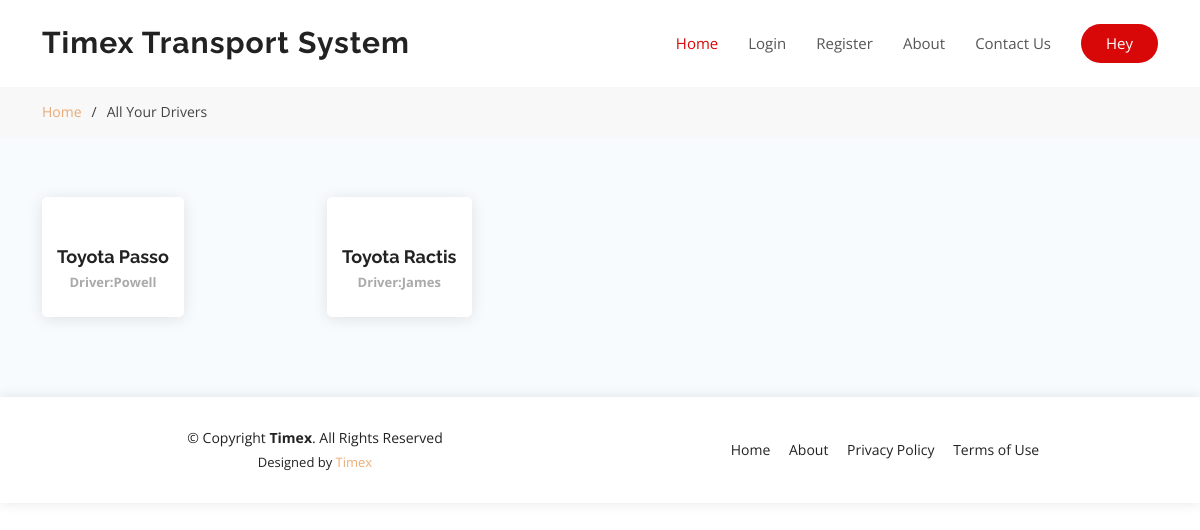
/store/, run on the app's committed database.
### store/models.py (models this page shows, shortened)
class Vehicle(models.Model):
    vehicle_name = models.CharField(max_length=200)
    vehicle_plate = models.CharField(max_length=200)
    driver = models.ForeignKey(Account, on_delete=models.CASCADE)
    latitude = models.CharField(max_length=200)
    longitude = models.CharField(max_length=200)
    vehicle_type = models.CharField(max_length=5000)
    phone_number = models.CharField(max_length=200,default="no phone number")
    vehicle_available = models.BooleanField(default=True)

### accounts/models.py (models this page shows, shortened)
class Account(AbstractBaseUser):
    first_name      = models.CharField(max_length=50)
    last_name       = models.CharField(max_length=50)
    username        = models.CharField(max_length=50, unique=True)
    email           = models.EmailField(max_length=100, unique=True)
    phone_number    = models.CharField(max_length=50)
    date_joined     = models.DateTimeField(auto_now_add=True)
    last_login      = models.DateTimeField(auto_now_add=True)
    is_driver        = models.BooleanField(default=False)
    is_admin        = models.BooleanField(default=False)
    is_staff        = models.BooleanField(default=False)
    is_active        = models.BooleanField(default=False)
    is_superadmin        = models.BooleanField(default=False)
    USERNAME_FIELD = 'email'
    REQUIRED_FIELDS = ['username', 'first_name', 'last_name']
    objects = MyAccountManager()

### store/views.py (the view)
# urls.py: path('store/', include('store.urls')),
def store(request):
    vehicles = Vehicle.objects.all()
    context = {
        'vehicles': vehicles,
    }
    return render(request, 'store/store.html', context)

### category/context_processors.py (called while the page is built)
def menu_links(request):
    links = Category.objects.all()
    return dict(links=links)

### templates/store/store.html (shortened to what this page needs)
{% extends 'base.html' %}
{% block content %}
{% load static %}
<main id="main">
  <section class="breadcrumbs">
    <div class="container">
      <div class="d-flex justify-content-between align-items-center">
        <ol>
          <li><a href="index.html">Home</a></li>
          <li>All Your Drivers</li>
        </ol>
      </div>
    </div>
  </section>
  <section id="team" class="team section-bg">
    <div class="container">
      <div class="row">
        {% for vehicle in vehicles %}
        <div class="col-lg-3 col-md-6 d-flex align-items-stretch">
          <a href="{% url 'vehicle_detail' pk=vehicle.id %}">
            <div class="member" data-aos="fade-up" data-aos-delay="100">
              <div class="member-img">
              </div>
              <div class="member-info">
                <h4>{{ vehicle.vehicle_name}}</h4>
                <span style="font-weight:bold;">Driver:{{ vehicle.driver.first_name}}</span>
              </div>
            </div>
          </a>
        </div>
        {% endfor %}
      </div>
    </div>
  </section>
</main>
{% endblock content %}

### dabec/static/dabec/css/style.css (style rules this page uses)
body { font-family: "Open Sans", sans-serif; color: #444444; }
a { color: #D608; text-decoration: none; }
h1, h2, h3, h4, h5, h6 { font-family: "Raleway", sans-serif; }
section { padding: 60px 0; overflow: hidden; }
.section-bg { background-color: #f7fbfe; }
.team .member { margin-bottom: 20px; overflow: hidden; text-align: center; border-radius: 5px; background: #fff; box-shadow: 0px 2px 15px rgba(0, 0, 0, 0.1); }
.team .member .member-img { position: relative; overflow: hidden; }
.team .member .social a { transition: color 0.3s; color: #222222; margin: 0 10px; display: inline-flex; justify-content: center; align-items: center; }
.team .member .member-info { padding: 25px 15px; }
.team .member .member-info h4 { font-weight: 700; margin-bottom: 5px; font-size: 18px; color: #222222; }
.team .member .member-info span { display: block; font-size: 13px; font-weight: 400; color: #aaaaaa; }
.breadcrumbs { padding: 15px 0; background: #f8f8f8; min-height: 40px; margin-top: 86px; }
.breadcrumbs ol { display: flex; flex-wrap: wrap; list-style: none; padding: 0; margin: 0; font-size: 14px; }
.breadcrumbs ol li+li { padding-left: 10px; }
.breadcrumbs ol li+li::before { display: inline-block; padding-right: 10px; color: #3c3c3c; content: "/"; }

### data on the page
Vehicle: vehicle_name "Toyota Passo", driver.first_name "Powell"
Vehicle: vehicle_name "Toyota Ractis", driver.first_name "James"
